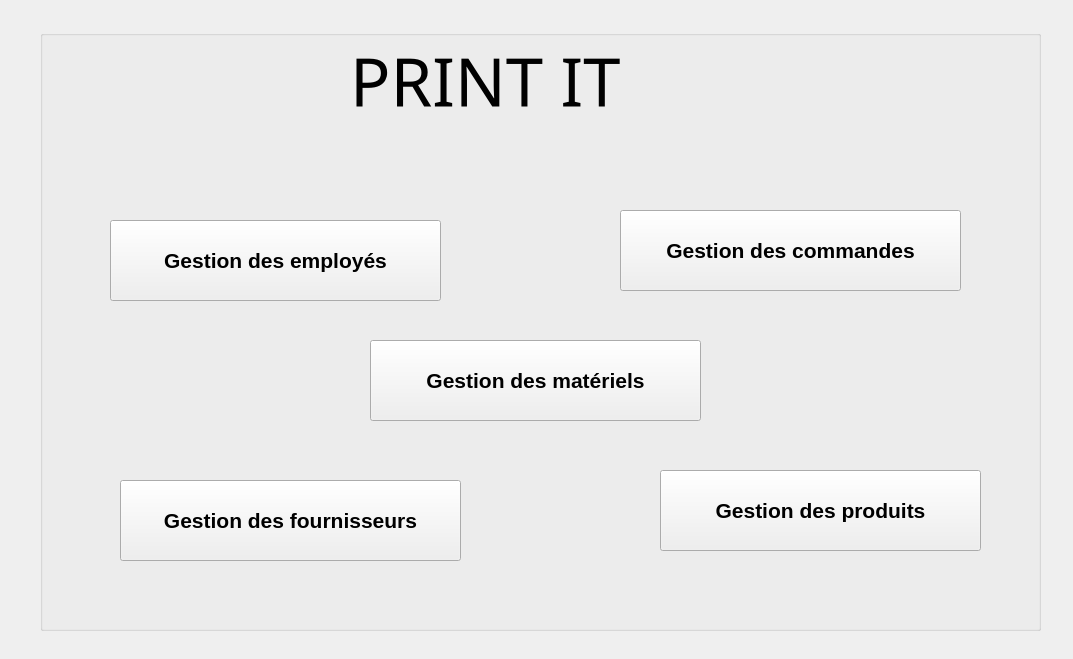
<?xml version="1.0" encoding="UTF-8"?>
<ui version="4.0">
 <class>Form</class>
 <widget class="QWidget" name="Form">
  <property name="geometry">
   <rect>
    <x>0</x>
    <y>0</y>
    <width>1073</width>
    <height>659</height>
   </rect>
  </property>
  <property name="windowTitle">
   <string>Form</string>
  </property>
  <widget class="QGroupBox" name="groupBox">
   <property name="geometry">
    <rect>
     <x>40</x>
     <y>30</y>
     <width>1001</width>
     <height>601</height>
    </rect>
   </property>
   <property name="title">
    <string/>
   </property>
   <widget class="QLabel" name="label_2">
    <property name="geometry">
     <rect>
      <x>310</x>
      <y>-20</y>
      <width>421</width>
      <height>141</height>
     </rect>
    </property>
    <property name="font">
     <font>
      <family>Arial Rounded MT Bold</family>
      <pointsize>50</pointsize>
      <weight>50</weight>
      <bold>false</bold>
     </font>
    </property>
    <property name="text">
     <string>PRINT IT</string>
    </property>
    <property name="textFormat">
     <enum>Qt::PlainText</enum>
    </property>
   </widget>
   <widget class="QPushButton" name="pushButton">
    <property name="geometry">
     <rect>
      <x>70</x>
      <y>190</y>
      <width>331</width>
      <height>81</height>
     </rect>
    </property>
    <property name="font">
     <font>
      <pointsize>16</pointsize>
      <weight>75</weight>
      <bold>true</bold>
     </font>
    </property>
    <property name="text">
     <string>Gestion des employés</string>
    </property>
   </widget>
   <widget class="QPushButton" name="commandes">
    <property name="geometry">
     <rect>
      <x>580</x>
      <y>180</y>
      <width>341</width>
      <height>81</height>
     </rect>
    </property>
    <property name="font">
     <font>
      <pointsize>16</pointsize>
      <weight>75</weight>
      <bold>true</bold>
     </font>
    </property>
    <property name="text">
     <string>Gestion des commandes</string>
    </property>
   </widget>
   <widget class="QPushButton" name="pushButton_3">
    <property name="geometry">
     <rect>
      <x>620</x>
      <y>440</y>
      <width>321</width>
      <height>81</height>
     </rect>
    </property>
    <property name="font">
     <font>
      <pointsize>16</pointsize>
      <weight>75</weight>
      <bold>true</bold>
     </font>
    </property>
    <property name="text">
     <string>Gestion des produits</string>
    </property>
   </widget>
   <widget class="QPushButton" name="pushButton_4">
    <property name="geometry">
     <rect>
      <x>80</x>
      <y>450</y>
      <width>341</width>
      <height>81</height>
     </rect>
    </property>
    <property name="font">
     <font>
      <pointsize>16</pointsize>
      <weight>75</weight>
      <bold>true</bold>
     </font>
    </property>
    <property name="text">
     <string>Gestion des fournisseurs</string>
    </property>
   </widget>
   <widget class="QPushButton" name="pushButton_5">
    <property name="geometry">
     <rect>
      <x>330</x>
      <y>310</y>
      <width>331</width>
      <height>81</height>
     </rect>
    </property>
    <property name="font">
     <font>
      <pointsize>16</pointsize>
      <weight>75</weight>
      <bold>true</bold>
     </font>
    </property>
    <property name="text">
     <string>Gestion des matériels</string>
    </property>
   </widget>
   <widget class="QLabel" name="label_3">
    <property name="geometry">
     <rect>
      <x>430</x>
      <y>110</y>
      <width>121</width>
      <height>111</height>
     </rect>
    </property>
    <property name="text">
     <string/>
    </property>
    <property name="pixmap">
     <pixmap>../../projet/456.jpg</pixmap>
    </property>
   </widget>
   <widget class="QLabel" name="label">
    <property name="geometry">
     <rect>
      <x>0</x>
      <y>0</y>
      <width>981</width>
      <height>581</height>
     </rect>
    </property>
    <property name="focusPolicy">
     <enum>Qt::NoFocus</enum>
    </property>
    <property name="text">
     <string/>
    </property>
    <property name="pixmap">
     <pixmap>../../../Pictures/bk5.jpg</pixmap>
    </property>
   </widget>
   <zorder>label</zorder>
   <zorder>label_2</zorder>
   <zorder>pushButton</zorder>
   <zorder>commandes</zorder>
   <zorder>pushButton_3</zorder>
   <zorder>pushButton_4</zorder>
   <zorder>pushButton_5</zorder>
   <zorder>label_3</zorder>
  </widget>
 </widget>
 <resources/>
 <connections/>
</ui>
